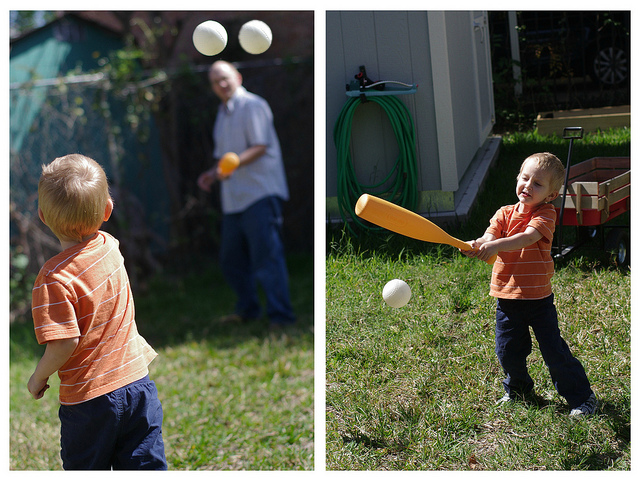
#> input picture dataset/0_000000016290.png, 640 x 481 px
$ python -i detector.py   (imports and definitions only)
#> lines starting #> are read from the running program, lines starting #| are printed output that depends on the picture; after the words box and inside, x2 and y2 are one past the last pixel; in counts of white or black regions, pixels touching at a corner belong together
import cv2
import numpy as np
import os

def process_image(input_path, output_path=None):
    """
    Memproses gambar tunggal untuk deteksi copy-move menggunakan SIFT.
    Mengembalikan dictionary berisi data analisis.
    """
#> called with input_path = 'dataset/0_000000016290.png'
    img = cv2.imread(input_path)
#> img is the input picture: shape (481, 640, 3); mean B, G, R 78.5, 93.3, 91.9
    if img is None:
        return {"error": "Gagal membaca gambar."}

    # ====================================================================
    # 1. PRE-PROCESSING
    # ====================================================================
    max_width = 800
    if img.shape[1] > max_width:
        scale = max_width / img.shape[1]
        img = cv2.resize(img, (0, 0), fx=scale, fy=scale)

    # Simpan ukuran asli setelah resize (untuk info web)
    h, w = img.shape[:2]
#> h = 481; w = 640

    # 1. Grayscale
    gray = cv2.cvtColor(img, cv2.COLOR_BGR2GRAY)
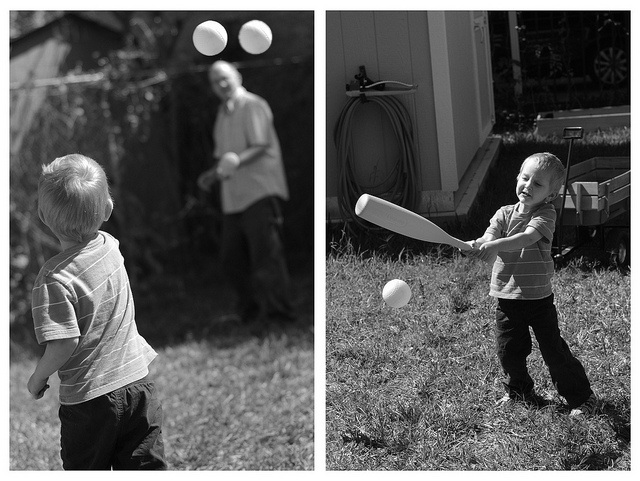
#> gray: shape (481, 640); min 0, max 255, mean 91.2

    # 2. Gaussian Blur (kurangi noise sebelum CLAHE)
    gray = cv2.GaussianBlur(gray, (3, 3), 0)

    # 3. CLAHE (Pemerataan kontras adaptif)
    clahe = cv2.createCLAHE(clipLimit=2.0, tileGridSize=(8, 8))
    gray = clahe.apply(gray)
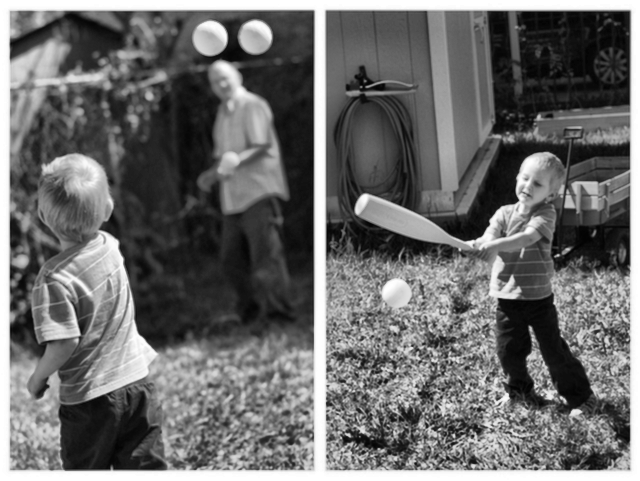
#> gray: shape (481, 640); min 2, max 255, mean 107

    # 4. Brightness & Contrast (Global adjustment)
    gray = cv2.convertScaleAbs(gray, alpha=1.15, beta=10)
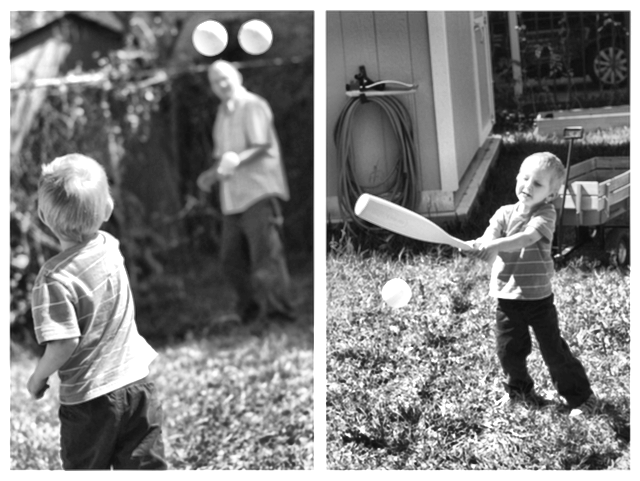
#> gray: shape (481, 640); min 12, max 255, mean 129

    # 5. Min-Max Normalization (Maksimalkan dynamic range)
    gray = cv2.normalize(gray, None, 0, 255, cv2.NORM_MINMAX)

    # ====================================================================
    # 2. EKSTRAKSI FITUR SIFT
    # ====================================================================
    sift = cv2.SIFT_create(nfeatures=5000)
    keypoints, descriptors = sift.detectAndCompute(gray, None)
#> keypoints = 4176 keypoints; strongest (x, y, size): (348, 435, 2.8), (558, 255, 2.1), (454, 435, 2.4), (530, 329, 3.2)

    if descriptors is None or len(descriptors) < 3:
        if output_path is not None:
            cv2.imwrite(output_path, img)
        return {
            "error": "Fitur SIFT terlalu sedikit untuk dianalisis.",
            "keypoints": len(keypoints) if keypoints else 0,
            "matches": 0,
            "status": "Aman"
        }

    # ====================================================================
    # 3. MATCHING & FILTERING
    # ====================================================================
    index_params = dict(algorithm=1, trees=5)
    search_params = dict(checks=50)
    flann = cv2.FlannBasedMatcher(index_params, search_params)

    matches = flann.knnMatch(descriptors, descriptors, k=3)
#> matches = 4176 matches
    good_matches = []

    for match_tuple in matches:
        if len(match_tuple) < 3:
            continue

        m, n, o = match_tuple

        # Lowe's ratio test (membandingkan match ke-2 dan ke-3 karena self-matching)
        if n.distance < 0.72 * o.distance:
            pt_asal = np.array(keypoints[n.queryIdx].pt)
            pt_salinan = np.array(keypoints[n.trainIdx].pt)

            spatial_dist = np.linalg.norm(pt_asal - pt_salinan)

            # Spatial distance filter (menghapus max 500 seperti yang direkomendasikan)
            if spatial_dist > 40:
                good_matches.append(n)
#> this loop made 4176 passes
#> (pt_asal, pt_salinan, spatial_dist) on passes 21, 27, 44, 45, 47, 59, 60, 68, 69, 71, 72, 345: ([12.58, 456.6], [356, 76.52], 512.2), ([13.57, 344.9], [16.92, 347.7], 4.37), ([16.4, 379.5], [16.44, 379.5], 0.0783), ([16.44, 379.5], [16.4, 379.5], 0.0783), ([16.92, 347.7], [13.57, 344.9], 4.37), ([18.52, 45.87], [19.49, 45.28], 1.13), ([18.52, 45.87], [19.49, 45.28], 1.13), ([19.49, 45.28], [18.52, 45.87], 1.13), ([19.49, 45.28], [18.52, 45.87], 1.13), ([19.89, 12.5], [20.26, 12.94], 0.573), ([20.26, 12.94], [19.89, 12.5], 0.573), ([62.69, 270.7], [62.73, 270.8], 0.0526)
#> (pt_salinan, spatial_dist) on passes 529 to 530: ([104.2, 223], 0), ([104.2, 223], 0)
#> after the loop, good_matches = 26 matches

    # ====================================================================
    # 4. RANSAC HOMOGRAPHY
    # ====================================================================
    if len(good_matches) >= 4:
        src_pts = np.float32([keypoints[m.queryIdx].pt for m in good_matches]).reshape(-1, 1, 2)
#> src_pts = 26 rows, first 8: [12.58, 456.6], [101.2, 82.06], [210.6, 36.16], [227.9, 88.4], [238.9, 379.3], [255.7, 35.01], [309.3, 426.5], [331.7, 425]
        dst_pts = np.float32([keypoints[m.trainIdx].pt for m in good_matches]).reshape(-1, 1, 2)
#> dst_pts = 26 rows, first 8: [356, 76.52], [238.9, 379.3], [255.7, 35.01], [140.8, 31.2], [101.2, 82.06], [210.6, 36.16], [438.2, 347.4], [334.4, 375.9]

        H, mask = cv2.findHomography(src_pts, dst_pts, cv2.RANSAC, 5.0)
#> H = [[-1.21, -4.25, 456.7], [-0.882, -3.38, 343.5], [-0.00262, -0.0097, 1]]; mask = 26 values, max 1 at index 1, min 0 at index 0, mean 0.154

        if mask is not None:
            mask = mask.ravel()
            good_matches = [good_matches[i] for i in range(len(good_matches)) if mask[i]]
#> good_matches = 4 matches

    # ====================================================================
    # 5. VISUALISASI
    # ====================================================================
    img_out = img.copy()

    for match in good_matches:
        pt1 = tuple(map(int, keypoints[match.queryIdx].pt))
        pt2 = tuple(map(int, keypoints[match.trainIdx].pt))

        cv2.circle(img_out, pt1, 4, (0, 0, 255), -1)
        cv2.circle(img_out, pt2, 4, (0, 0, 255), -1)
        cv2.line(img_out, pt1, pt2, (0, 255, 0), 2, cv2.LINE_AA)
#> this loop made 4 passes
#> (pt1, pt2) on passes 1 to 4: ((101, 82), (238, 379)), ((255, 35), (210, 36)), ((309, 426), (438, 347)), ((340, 13), (623, 42))
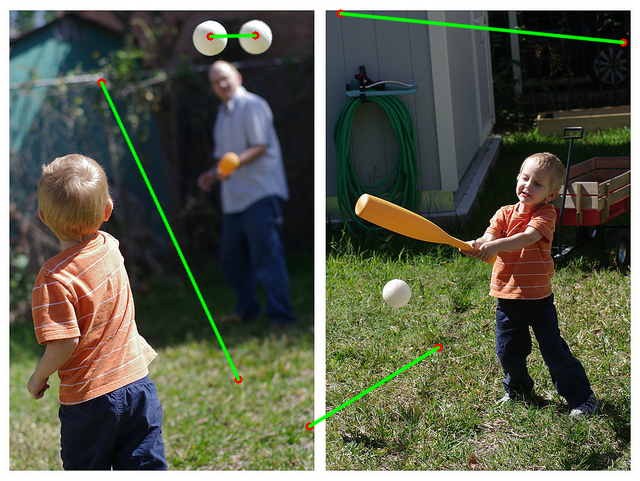
#> img_out: shape (481, 640, 3); 1.34% of pixels changed, all inside (x1, y1, x2, y2) = (97, 9, 628, 431)

    # Status text on image removed so we can handle it purely in UI,
    # but let's keep basic stats on the image like the original code did.
    cv2.putText(img_out, f'Keypoints: {len(keypoints)}', (20, 40),
                cv2.FONT_HERSHEY_SIMPLEX, 0.7, (255, 255, 255), 2, cv2.LINE_AA)

    match_color = (0, 255, 0) if len(good_matches) > 0 else (0, 0, 255)
#> match_color = (0, 255, 0)
    cv2.putText(img_out, f'Matches: {len(good_matches)}', (20, 75),
                cv2.FONT_HERSHEY_SIMPLEX, 0.7, match_color, 2, cv2.LINE_AA)
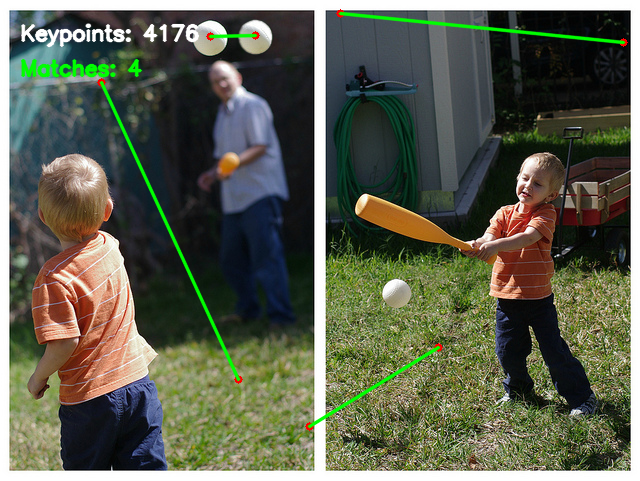
#> img_out: shape (481, 640, 3); mean B, G, R 78.5, 96.3, 92.2

    if output_path is not None:
        cv2.imwrite(output_path, img_out)

    # ====================================================================
    # 6. ANALISIS HASIL
    # ====================================================================
    # Tentukan persentase keypoints yang menjadi good matches
    match_percentage = (len(good_matches) / len(keypoints) * 100) if len(keypoints) > 0 else 0
#> match_percentage = 0.0958

    is_forged = len(good_matches) >= 4
#> is_forged = True
    status_text = "TERINDIKASI COPY-MOVE FORGERY" if is_forged else "TIDAK TERDETEKSI MANIPULASI"
#> status_text = 'TERINDIKASI COPY-MOVE FORGERY'

    return {
        "success": True,
        "width": w,
        "height": h,
        "keypoints": len(keypoints),
        "matches": len(good_matches),
        "match_percentage": round(match_percentage, 2),
        "status": status_text,
        "is_forged": is_forged
    }

>>> result = process_image('dataset/0_000000016290.png')
#> result = {'success': True, 'width': 640, 'height': 481, 'keypoints': 4176, 'matches': 4, 'match_percentage': 0.1, 'status': 'TERINDIKASI COPY-MOVE FORGERY', 'is_forged': True}

$ run again, on dataset/0_000000054323.png
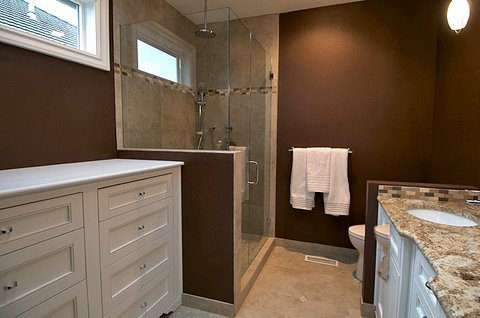
#> input picture dataset/0_000000054323.png, 480 x 318 px
#> in process_image, img is the input picture: shape (318, 480, 3); mean B, G, R 76.4, 94.3, 113.9
#> keypoints = 880 keypoints; strongest (x, y, size): (357, 232, 10.3), (271, 76, 3.1), (319, 197, 8), (320, 172, 35.6)
#> matches = 880 matches
#> the loop in process_image, `for match_tuple in matches:` made 880 passes
#> (pt_asal, pt_salinan, spatial_dist) on passes 10, 11, 15, 16, 17, 44, 46, 59: ([10.68, 229.6], [15.44, 283.8], 54.43), ([10.68, 229.6], [15.44, 283.8], 54.43), ([15.44, 283.8], [10.68, 229.6], 54.43), ([15.44, 283.8], [10.68, 229.6], 54.43), ([16.24, 297.9], [139.1, 277.6], 124.5), ([50.93, 36.8], [164.5, 37.79], 113.6), ([54.71, 209], [130.9, 190.5], 78.42), ([65.77, 221.8], [69.57, 272.1], 50.46)
#> after the loop in process_image, `for match_tuple in matches:`: good_matches = 36 matches
#> src_pts = 36 rows, first 8: [10.68, 229.6], [10.68, 229.6], [15.44, 283.8], [15.44, 283.8], [16.24, 297.9], [50.93, 36.8], [54.71, 209], [65.77, 221.8]
#> dst_pts = 36 rows, first 8: [15.44, 283.8], [15.44, 283.8], [10.68, 229.6], [10.68, 229.6], [139.1, 277.6], [164.5, 37.79], [130.9, 190.5], [69.57, 272.1]
#> H = [[1.61, 0.803, -236], [0.202, 1.31, -40], [0.000655, 0.0016, 1]]; mask = 36 values, max 1 at index 2, min 0 at index 0, mean 0.306
#> in process_image, `good_matches = [good_matches[i] for i in range(len(good_matches)) if m..`: good_matches = 11 matches
#> the loop in process_image, `for match in good_matches:` made 11 passes
#> (pt1, pt2) on passes 1 to 8: ((15, 283), (10, 229)), ((15, 283), (10, 229)), ((69, 272), (65, 221)), ((86, 277), (83, 226)), ((113, 275), (111, 230)), ((164, 37), (50, 36)), ((250, 266), (239, 227)), ((440, 191), (393, 188))
#> after the loop in process_image, `for match in good_matches:`:
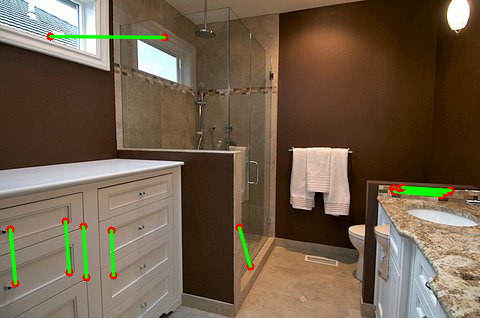
#> img_out: shape (318, 480, 3); 1.82% of pixels changed, all inside (x1, y1, x2, y2) = (6, 32, 455, 288)
#> match_color = (0, 255, 0)
#> in process_image, `cv2.putText(img_out, f'Matches: {len(good_matches)}', (20, 75), cv2.FO..`:
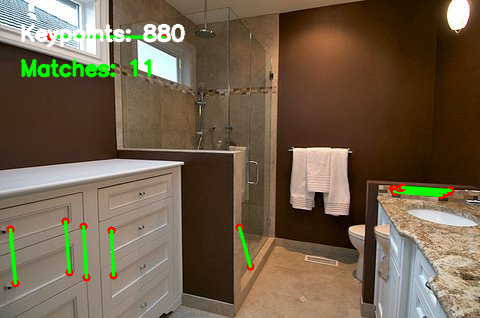
#> img_out: shape (318, 480, 3); mean B, G, R 75.8, 97.4, 113.5
#> match_percentage = 1.25
#> is_forged = True
#> status_text = 'TERINDIKASI COPY-MOVE FORGERY'
#> result = {'success': True, 'width': 480, 'height': 318, 'keypoints': 880, 'matches': 11, 'match_percentage': 1.25, 'status': 'TERINDIKASI COPY-MOVE FORGERY', 'is_forged': True}

$ run again, on dataset/0_000000058553.png
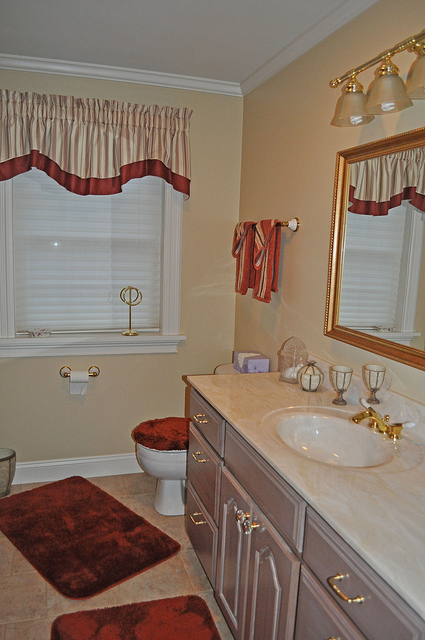
#> input picture dataset/0_000000058553.png, 425 x 640 px
#> in process_image, img is the input picture: shape (640, 425, 3); mean B, G, R 103.1, 117.3, 135.4
#> keypoints = 1756 keypoints; strongest (x, y, size): (418, 45, 2.4), (247, 518, 2.2), (414, 40, 1.9), (384, 73, 2)
#> matches = 1756 matches
#> the loop in process_image, `for match_tuple in matches:` made 1756 passes
#> (pt_asal, pt_salinan, spatial_dist) on passes 9, 50, 67, 73, 96, 127, 135, 139: ([4.62, 69.98], [18.07, 71.39], 13.53), ([13.07, 244], [257.5, 598.7], 430.8), ([15.72, 178], [16.34, 178.1], 0.632), ([16.34, 178.1], [15.72, 178], 0.632), ([22.48, 345.1], [240.1, 575], 316.6), ([31.76, 571.3], [32.73, 571.3], 0.963), ([32.73, 571.3], [31.76, 571.3], 0.963), ([33.86, 60.59], [83.94, 66.22], 50.4)
#> after the loop in process_image, `for match_tuple in matches:`: good_matches = 25 matches
#> src_pts = 25 rows, first 8: [13.07, 244], [22.48, 345.1], [33.86, 60.59], [83.94, 66.22], [94.18, 604.3], [102.3, 176], [111.6, 452.4], [128.3, 148.9]
#> dst_pts = 25 rows, first 8: [257.5, 598.7], [240.1, 575], [83.94, 66.22], [33.86, 60.59], [218.6, 622.3], [374.4, 197.8], [417.8, 305.7], [322.3, 530.5]
#> H = [[1.9, -0.46, 48.81], [0.27, 0.985, -1.2], [0.00317, -0.00146, 1]]; mask = 25 values, max 1 at index 2, min 0 at index 0, mean 0.2
#> in process_image, `good_matches = [good_matches[i] for i in range(len(good_matches)) if m..`: good_matches = 5 matches
#> the loop in process_image, `for match in good_matches:` made 5 passes
#> (pt1, pt2) on passes 1 to 5: ((33, 60), (83, 66)), ((147, 68), (217, 77)), ((193, 395), (227, 425)), ((329, 270), (333, 214)), ((392, 54), (356, 73))
#> after the loop in process_image, `for match in good_matches:`:
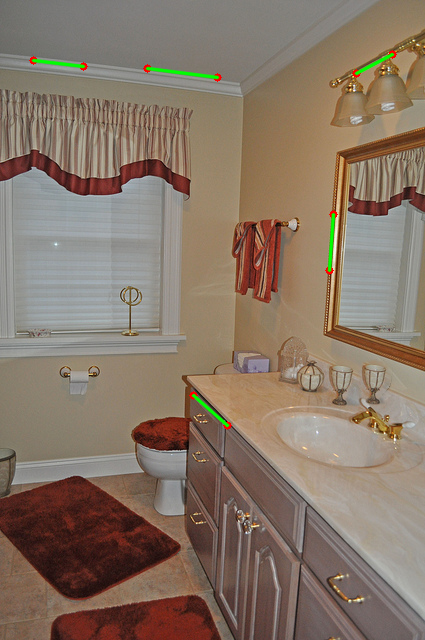
#> img_out: shape (640, 425, 3); 0.58% of pixels changed, all inside (x1, y1, x2, y2) = (29, 50, 397, 430)
#> match_color = (0, 255, 0)
#> in process_image, `cv2.putText(img_out, f'Matches: {len(good_matches)}', (20, 75), cv2.FO..`:
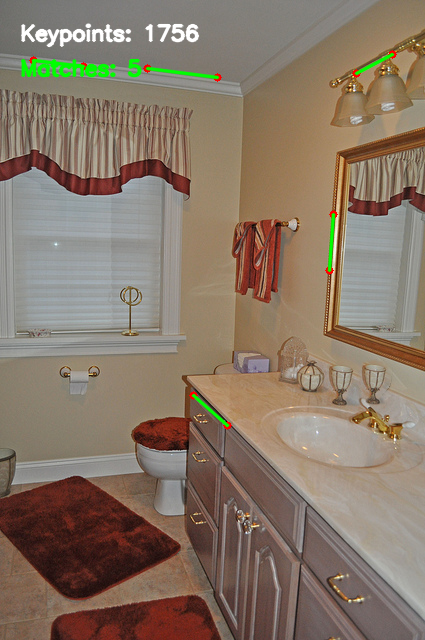
#> img_out: shape (640, 425, 3); mean B, G, R 103, 118.8, 135.3
#> match_percentage = 0.285
#> is_forged = True
#> status_text = 'TERINDIKASI COPY-MOVE FORGERY'
#> result = {'success': True, 'width': 425, 'height': 640, 'keypoints': 1756, 'matches': 5, 'match_percentage': 0.28, 'status': 'TERINDIKASI COPY-MOVE FORGERY', 'is_forged': True}
